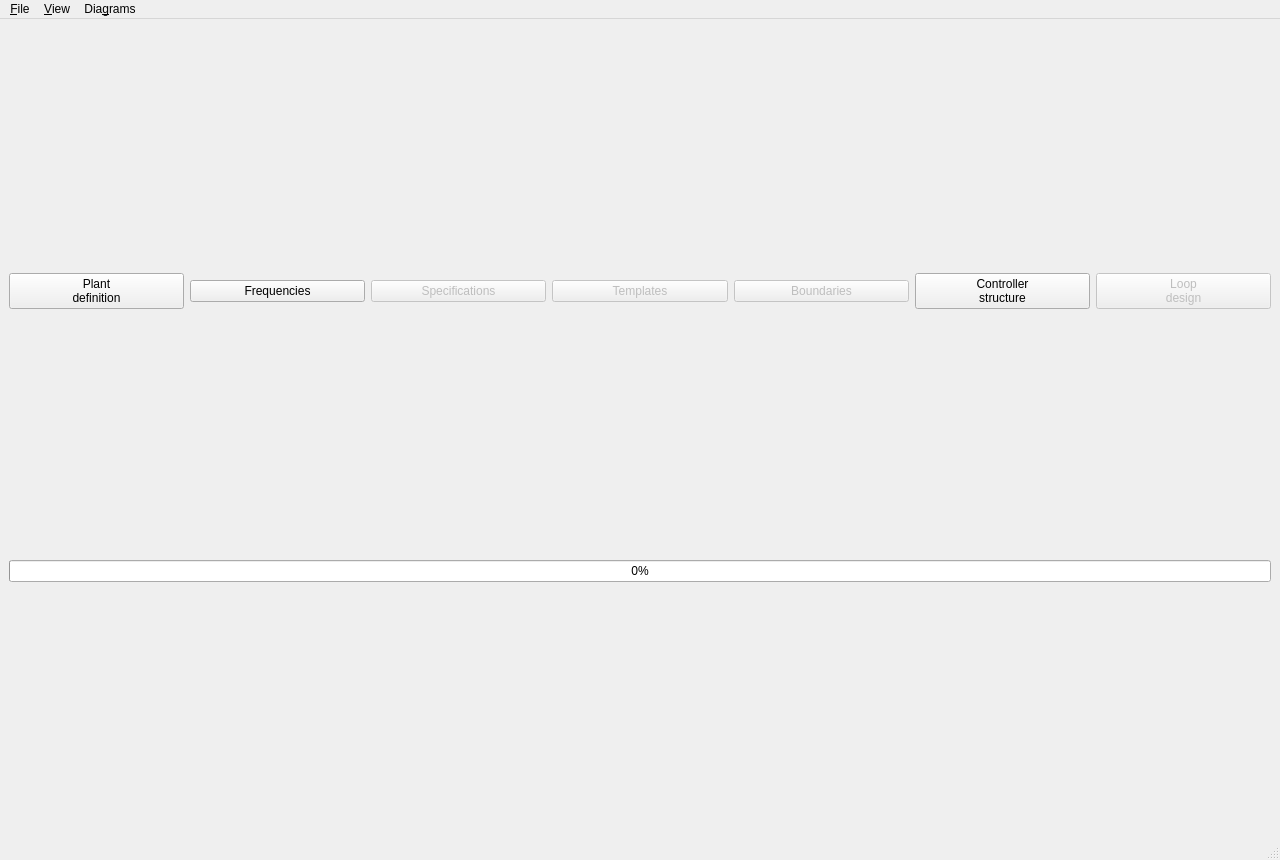
<?xml version="1.0" encoding="UTF-8"?>
<ui version="4.0">
 <class>MainWindow</class>
 <widget class="QMainWindow" name="MainWindow">
  <property name="geometry">
   <rect>
    <x>0</x>
    <y>0</y>
    <width>1280</width>
    <height>860</height>
   </rect>
  </property>
  <property name="windowTitle">
   <string>MainWindow</string>
  </property>
  <widget class="QWidget" name="centralwidget">
   <layout class="QVBoxLayout" name="pipelineLayout">
    <item>
     <layout class="QHBoxLayout" name="stepsLayout">
     <item>
      <widget class="QPushButton" name="plantButton">
       <property name="toolTip">
         <string>The plant and its uncertainty. Everything else follows from it.</string>
        </property>
       <property name="text">
        <string>Plant
definition</string>
       </property>
      </widget>
     </item>
     <item>
      <widget class="QPushButton" name="frequenciesButton">
       <property name="toolTip">
         <string>The frequencies the design is done at.</string>
        </property>
       <property name="text">
        <string>Frequencies</string>
       </property>
      </widget>
     </item>
     <item>
      <widget class="QPushButton" name="specificationsButton">
       <property name="toolTip">
         <string>What the closed loop has to do, and between which frequencies. Needs the design frequencies.</string>
        </property>
       <property name="enabled">
        <bool>false</bool>
       </property>
       <property name="text">
        <string>Specifications</string>
       </property>
      </widget>
     </item>
     <item>
      <widget class="QPushButton" name="templatesButton">
       <property name="toolTip">
         <string>The value set of the plant family at each design frequency. Needs the plant and the frequencies.</string>
        </property>
       <property name="enabled">
        <bool>false</bool>
       </property>
       <property name="text">
        <string>Templates</string>
       </property>
      </widget>
     </item>
     <item>
      <widget class="QPushButton" name="boundariesButton">
       <property name="toolTip">
         <string>What the specifications and the templates leave the nominal loop, on the Nichols plane. Needs both.</string>
        </property>
       <property name="enabled">
        <bool>false</bool>
       </property>
       <property name="text">
        <string>Boundaries</string>
       </property>
      </widget>
     </item>
     <item>
      <widget class="QPushButton" name="controllerButton">
       <property name="toolTip">
         <string>The shape of the controller and the freedom the search is given. Needs the boundaries.</string>
        </property>
       <property name="text">
        <string>Controller
structure</string>
       </property>
      </widget>
     </item>
     <item>
      <widget class="QPushButton" name="loopButton">
       <property name="toolTip">
         <string>The search itself: the controller that clears every boundary. Needs the structure.</string>
        </property>
       <property name="enabled">
        <bool>false</bool>
       </property>
       <property name="text">
        <string>Loop
design</string>
       </property>
      </widget>
     </item>
     </layout>
    </item>
    <item>
     <widget class="QProgressBar" name="progressBar">
      <property name="toolTip">
        <string>How far down the seven phases the project has got.</string>
       </property>
      <property name="value">
       <number>0</number>
      </property>
     </widget>
    </item>
   </layout>
  </widget>
  <widget class="QMenuBar" name="menubar">
   <property name="geometry">
    <rect>
     <x>0</x>
     <y>0</y>
     <width>811</width>
     <height>30</height>
    </rect>
   </property>
   <widget class="QMenu" name="menuFile">
    <property name="title">
     <string>&amp;File</string>
    </property>
    <addaction name="actionNew"/>
    <addaction name="actionOpen"/>
    <addaction name="separator"/>
    <addaction name="actionSave"/>
    <addaction name="actionSaveAs"/>
   </widget>
   <widget class="QMenu" name="menuView">
    <property name="title">
     <string>&amp;View</string>
    </property>
    <addaction name="separator"/>
   </widget>
   <widget class="QMenu" name="menuDiagrams">
    <property name="title">
     <string>Dia&amp;grams</string>
    </property>
    <addaction name="bodeAction"/>
    <addaction name="actionTemplates"/>
    <addaction name="actionBoundaries"/>
    <addaction name="actionLoop"/>
   </widget>
   <addaction name="menuFile"/>
   <addaction name="menuView"/>
   <addaction name="menuDiagrams"/>
  </widget>
  <widget class="QStatusBar" name="statusbar"/>
  <action name="actionNew">
   <property name="text">
    <string>&amp;New</string>
   </property>
  </action>
  <action name="actionOpen">
   <property name="text">
    <string>&amp;Open</string>
   </property>
  </action>
  <action name="actionSave">
   <property name="text">
    <string>&amp;Save</string>
   </property>
  </action>
  <action name="actionSaveAs">
   <property name="text">
    <string>Save &amp;as...</string>
   </property>
  </action>
  <action name="bodeAction">
   <property name="enabled">
    <bool>false</bool>
   </property>
   <property name="text">
    <string>&amp;Bode diagram</string>
   </property>
  </action>
  <action name="actionNicholsLoop">
   <property name="text">
    <string>Nichols loop &amp;diagram</string>
   </property>
  </action>
  <action name="actionNyquistLoop">
   <property name="text">
    <string>Nyquist &amp;loop diagram</string>
   </property>
  </action>
  <action name="actionAllLoopDiagrams">
   <property name="text">
    <string>All &amp;diagrams</string>
   </property>
  </action>
  <action name="actionTemplates">
   <property name="text">
    <string>&amp;Templates</string>
   </property>
  </action>
  <action name="actionBoundaries">
   <property name="text">
    <string>&amp;Boundaries</string>
   </property>
  </action>
  <action name="actionLoop">
   <property name="text">
    <string>Loop</string>
   </property>
  </action>
 </widget>
 <resources/>
 <connections/>
</ui>
